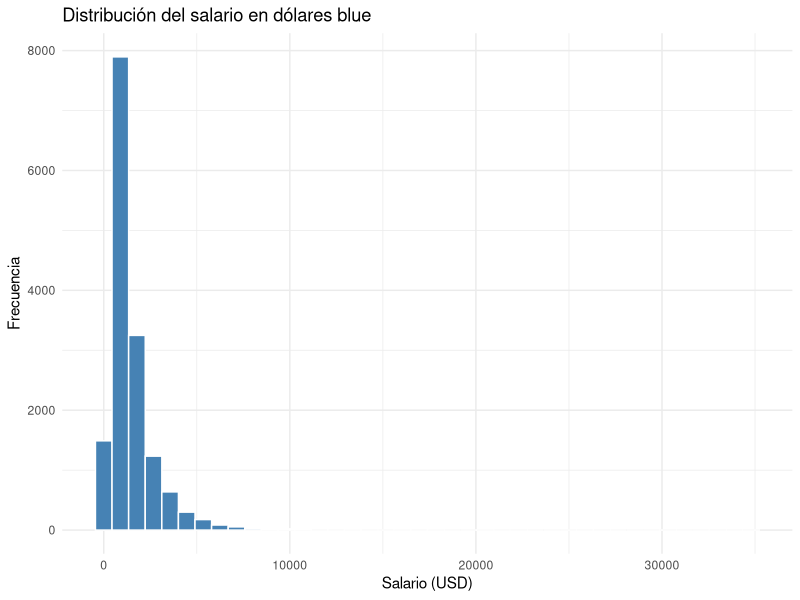
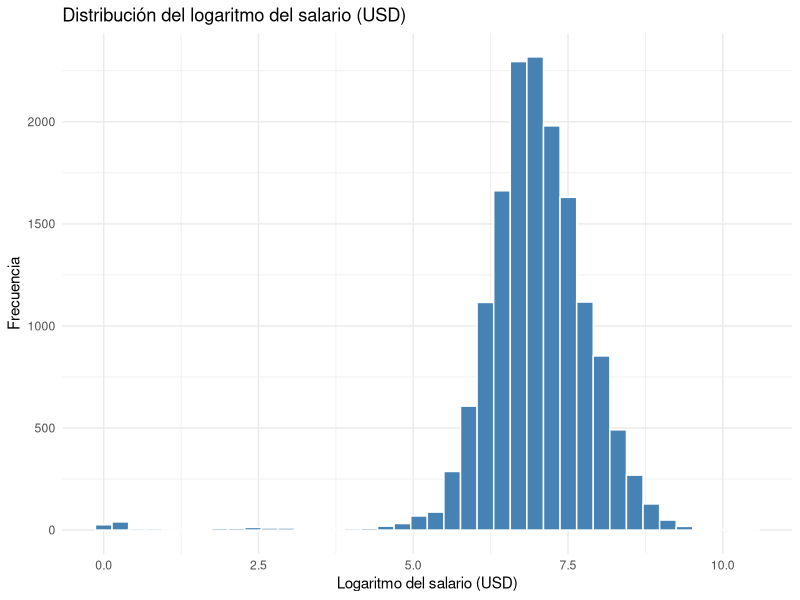
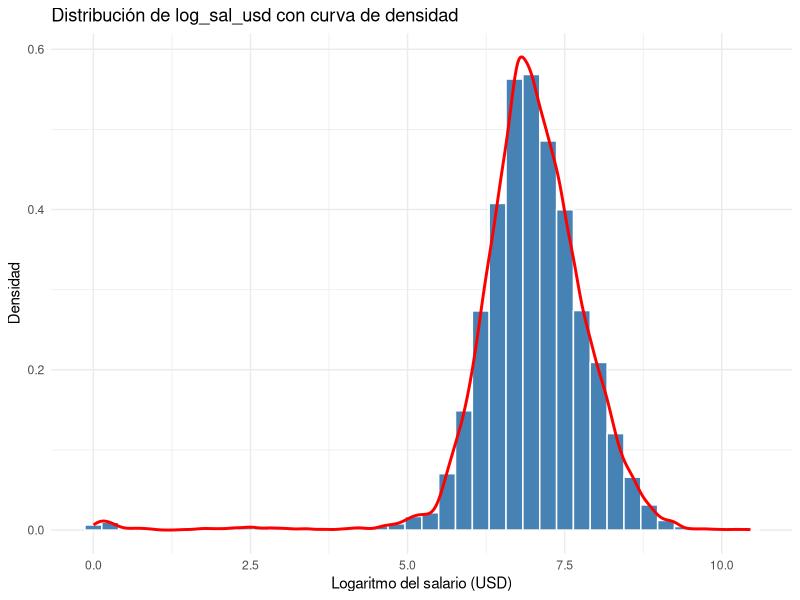
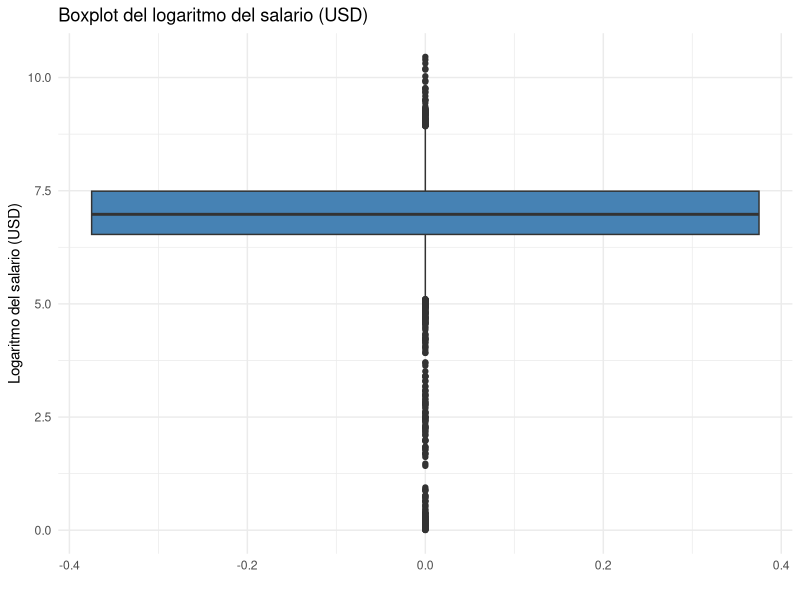
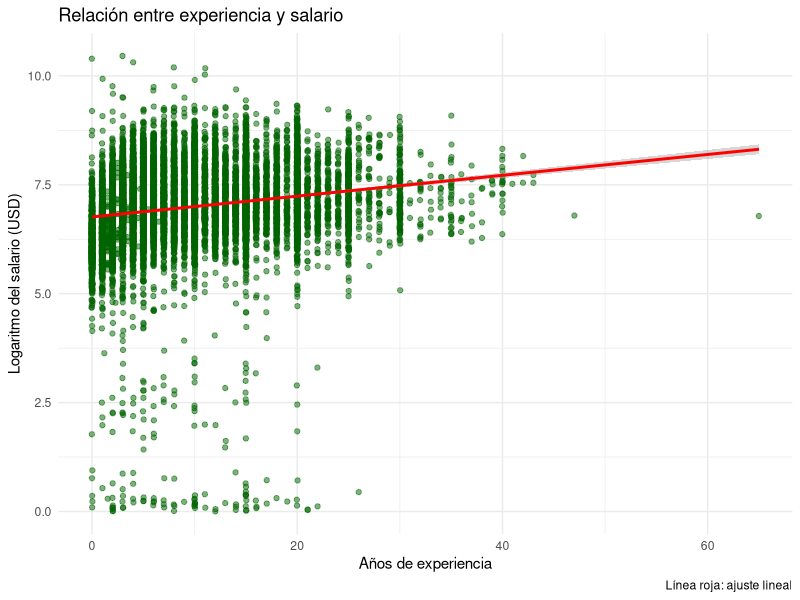
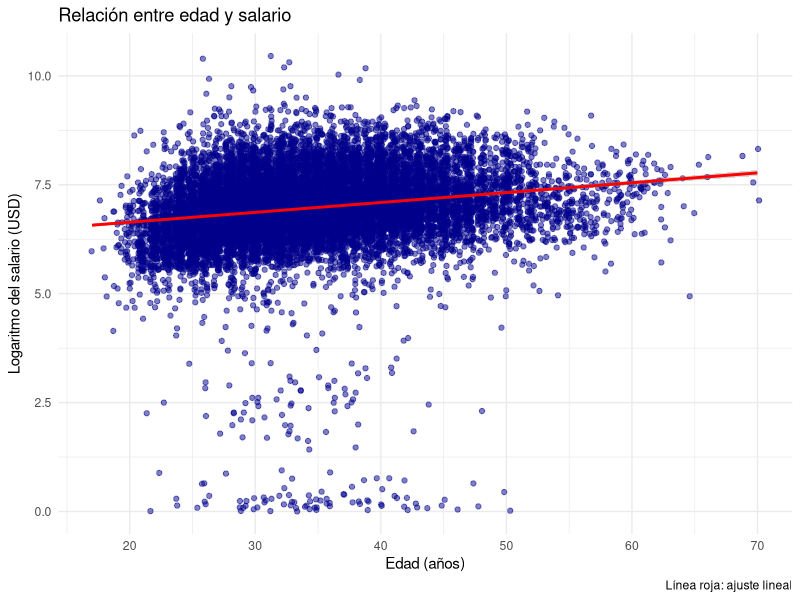
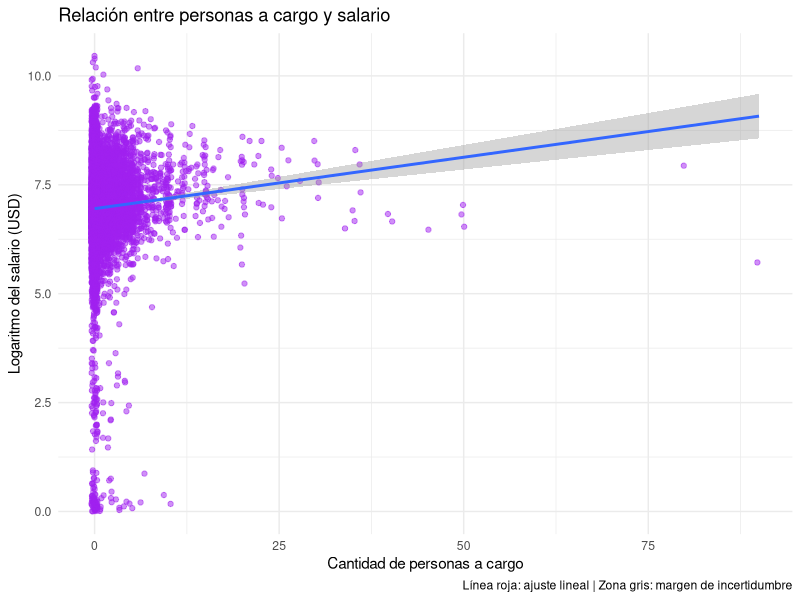
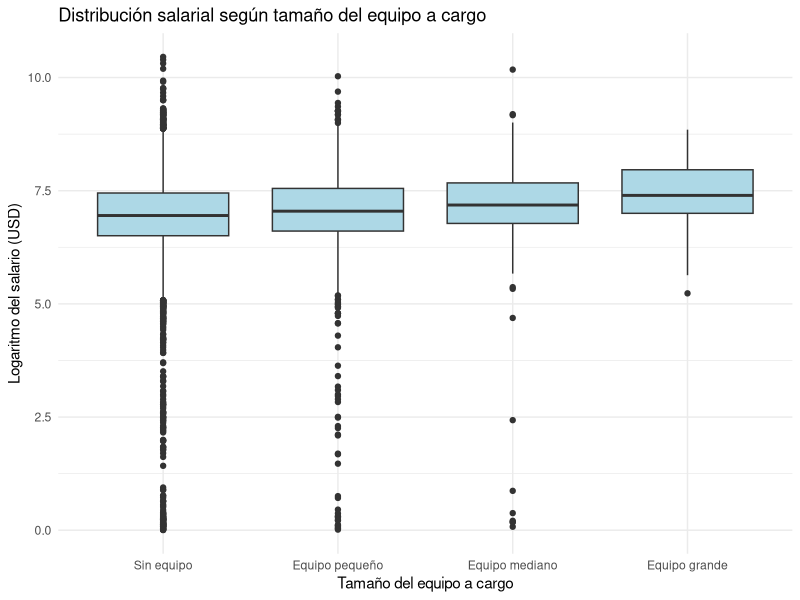

These charts were generated, in order, by the following R code:
# -----------------------------------------------------------------------------
# 03_EDA.R
# -----------------------------------------------------------------------------

library(tidyverse)

#INDICE

# 1. CARGA DEL DATASET 
# 2. ESTRUCTURA GENERAL 
# 3. CALIDAD DE DATOS 
# 4. DISTRIBUCIONES UNIVARIADAS 
# 5. DISTRIBUCIÓN DE LA VARIABLE OBJETIVO 
# 6. VARIABLES NUMÉRICAS 
# 7. VARIABLES CATEGÓRICAS 
# 8. VARIABLES POTENCIALMENTE CONFUNDIDORAS 
# 9. REGIÓN Y ROLES 
# 10. CONCLUSIONES DEL EDA

# -----------------------------------------------------------------------------
# 1. CARGA DEL DATASET LIMPIO
# -----------------------------------------------------------------------------

df <- read_csv(
  "data/processed/df_sysarmy.csv")

# -----------------------------------------------------------------------------
# 2. ESTRUCTURA GENERAL
# -----------------------------------------------------------------------------

glimpse(df) # 15.212
colnames(df)

# -----------------------------------------------------------------------------
# 3. CALIDAD DE DATOS
# -----------------------------------------------------------------------------


colSums(is.na(df))
sort(colSums(is.na(df)), decreasing = TRUE)



df %>%
  group_by(anio,semestre) %>%
  summarise(
    registros = n(),
    seniority_na = sum(is.na(seniority)),
    dolarizado_na = sum(is.na(sueldo_dolarizado)),
    modalidad_na = sum(is.na(modalidad)),
    uso_ia_na = sum(is.na(uso_ia))
  )


# CONCLUSION:
# Las variables PRINCIPALES utilizadas para el analisis no presentan
# valores faltantes.
#
# Seniority, sueldo_dolarizado y uso_ia representan aproximadamente
# un 67% de valores faltantes. Sin embargo, en el ultimo analisis que hicimos
# (por periodos) nos muestra que estos faltantes no son aleatorios.
#
# Las variables seniority, sueldo_dolarizado y uso_ia se encuentran
# disponibles a partir de la encuesta del periodo 2024.1,
# mientras que modalidad aparece a partir de 2022.2.
#
# Por lo tanto, los valores faltantes responden a cambios en el
# cuestionario de Sysarmy entre distintos períodos y no a errores
# de carga o falta de respuesta de los encuestados.



# -----------------------------------------------------------------------------
# 4. DISTRIBUCIONES UNIVARIADAS
# -----------------------------------------------------------------------------

### VARIABLES CATEGORICAS

# grupo_rol — "Data Platform / MLOps" representa el ~50% del dataset.
df %>%
  count(grupo_rol)%>%
  mutate(
    porcentaje = round(n/sum(n)*100,1)
  )

# Distribución de seniority — Nota: ~67% NA corresponden a períodos 2019-2023
df %>%
  count(seniority)%>%
  mutate(
    porcentaje = round(n/sum(n)*100,1)
  )

# genero_simple — Nota: ~82% Hombre, representación femenina baja (14%)
df %>%
  count(genero_simple)%>%
  mutate(
    porcentaje = round(n/sum(n)*100,1)
  )

# modalidad — Nota: ~46% NA (períodos pre-2022); entre los disponibles, 50% remoto
df %>%
  count(modalidad)%>%
  mutate(
    porcentaje = round(n/sum(n)*100,1)
  )

# gente_a_cargo_grupo — Nota: ~80% sin equipo a cargo
df %>%
  count(gente_a_cargo_grupo)%>%
  mutate(
    porcentaje = round(n/sum(n)*100,1)
  )


# VARIABLES NUMERICAS

# sal_bruto: distribucion asimetrica en pesos — no comparable entre periodos por inflacion
summary(df$sal_bruto)

# sal_usd_blue: salario deflactado por dolar blue — comparable entre 2019 y 2026
summary(df$sal_usd_blue)

# log_sal_usd: media y mediana mas cercanas — confirma uso de log como variable objetivo
summary(df$log_sal_usd)

# experiencia: mediana 6 anios, máximo 65 — posible outlier en el maximo
summary(df$experiencia)

# edad: rango 17-70, 5 NA — no afectan el analisis
summary(df$edad)

# gente_a_cargo: mediana 0, media 0.74 — 80% sin equipo, distribucion muy sesgada
summary(df$gente_a_cargo)



# -----------------------------------------------------------------------------
# 5. DISTRIBUCION DE LA VARIABLE OBJETIVO
# -----------------------------------------------------------------------------


# sal_usd_blue: distribucion asimetrica — se confirma necesidad de transformacion log
ggplot(df, aes(x = sal_usd_blue)) +
  geom_histogram(
    bins = 40,
    fill = "steelblue",
    color = "white"
  ) +
  labs(
    title = "Distribución del salario en dólares blue",
    x = "Salario (USD)",
    y = "Frecuencia"
  ) +
  theme_minimal()



# log_sal_usd: distribucion mas simetrica — confirma uso de log como variable objetivo
ggplot(df, aes(x = log_sal_usd)) +
  geom_histogram(
    bins = 40,
    fill = "steelblue",
    color = "white"
  ) +
  labs(
    title = "Distribución del logaritmo del salario (USD)",
    x = "Logaritmo del salario (USD)",
    y = "Frecuencia"
  ) +
  theme_minimal()



# Histograma con densidad — grafico principal de esta seccion
# Distribucion unimodal aproximadamente normal — confirma que log_sal_usd
# es una buena variable objetivo para el modelo de regresion lineal
# La cola izquierda corresponde a casos con salarios bajos que sobrevivieron el filtro
# Contraste con log_sal en pesos: ahi se observaba bimodalidad por la inflacion
ggplot(df, aes(x = log_sal_usd)) +
  geom_histogram(
    aes(y = after_stat(density)),
    bins = 40, fill = "steelblue", color = "white"
  ) +
  geom_density(color = "red", size = 1) +
  labs(
    title = "Distribución de log_sal_usd con curva de densidad",
    x = "Logaritmo del salario (USD)",
    y = "Densidad"
  ) +
  theme_minimal()



# Boxplot
ggplot(df, aes(y = log_sal_usd)) +
  geom_boxplot(fill = "steelblue") +
  labs(
    title = "Boxplot del logaritmo del salario (USD)",
    y = "Logaritmo del salario (USD)",
    x = ""
  ) +
  theme_minimal()


# -----------------------------------------------------------------------------
# 6. VARIABLES NUMERICAS
# -----------------------------------------------------------------------------


# Relacion entre Experiencia y salario
# Relacion positiva debil — experiencia sola no determina el salario
# Alta dispersion vertical
# La mayoria de observaciones se encuentran entre 0 y 20 anios de experiencia
ggplot(df, aes(x = experiencia, y = log_sal_usd)) +
  geom_jitter(alpha = 0.5, color = "darkgreen") +
  geom_smooth(method = "lm", color = "red") +
  labs(
    title = "Relación entre experiencia y salario",
    x = "Años de experiencia",
    y = "Logaritmo del salario (USD)",
    caption = "Línea roja: ajuste lineal"
  ) +
  theme_minimal()



# Relacion entre Edad y salario
# Tendencia positiva similar a experiencia pero con mayor dispersion
# Edad y experiencia probablemente correlacionadas — riesgo de multicolinealidad
# Se evaluara incluir solo una de las dos en el modelo final
ggplot(df, aes(x = edad, y = log_sal_usd)) +
  geom_jitter(alpha = 0.5, color = "darkblue") +
  geom_smooth(method = "lm", color = "red") +
  labs(
    title = "Relación entre edad y salario",
    x = "Edad (años)",
    y = "Logaritmo del salario (USD)",
    caption = "Línea roja: ajuste lineal"
  ) +
  theme_minimal()


# Relacion entre Personas a cargo y salario
# 80% de observaciones en x=0 — ajuste lineal poco confiable
# Zona gris del lm se abre hacia la derecha por escasez de datos en valores altos
# El boxplot por grupos probablemente sea mas informativo para esta variable
ggplot(df, aes(x = gente_a_cargo, y = log_sal_usd)) +
  geom_jitter(alpha = 0.5, color = "purple") +
  geom_smooth(method = "lm") +
  labs(
    title = "Relación entre personas a cargo y salario",
    x = "Cantidad de personas a cargo",
    y = "Logaritmo del salario (USD)",
    caption = "Línea roja: ajuste lineal | Zona gris: margen de incertidumbre"
  ) +
  theme_minimal()

# Relacion entre Grupo de personas a cargo y salario
# Mediana salarial aumenta progresivamente con el tamaño del equipo
# Cajas de tamaño similar — dispersion parecida entre los grupos
# Equipo grande tiene pocos casos
ggplot(df, aes(x = factor(gente_a_cargo_grupo,
                          levels = c("Sin equipo","Equipo pequeño",
                                     "Equipo mediano","Equipo grande")),
               y = log_sal_usd)) +
  geom_boxplot(fill = "lightblue") +
  labs(
    title = "Distribución salarial según tamaño del equipo a cargo",
    x = "Tamaño del equipo a cargo",
    y = "Logaritmo del salario (USD)"
  ) +
  theme_minimal()



# CONCLUSION SECCION 6:
# Las tres variables numericas muestran relacion positiva con el salario
# pero con alta dispersion — ninguna explica el salario de forma aislada.
# Edad y experiencia probablemente correlacionadas — evaluar multicolinealidad.




# -----------------------------------------------------------------------------
# 7. VARIABLES CATEGORICAS
# -----------------------------------------------------------------------------


# SENIORITY
# Variable con separación clara entre los tres niveles
# Medianas crecen progresivamente: Junior < Semi-Senior < Senior
# Senior tiene levemente la caja con mayor dispersión
ggplot(df %>% filter(!is.na(seniority)), 
       aes(x = seniority, y = log_sal_usd, fill = seniority)) +
  geom_boxplot() +
  labs(
    title = "Distribución salarial según seniority",
    x = "Seniority",
    y = "Logaritmo del salario (USD)",
    caption = "Solo períodos 2024-2026"
  ) +
  theme_minimal()


# MODALIDAD
# Presencial muestra mediana levemente inferior y menor dispersión
# Medianas similares entre Remoto e Hibrido
# Modalidad no pareciera ser un determinante relevante del salario
ggplot(df %>% filter(!is.na(modalidad)),
       aes(x = modalidad, y = log_sal_usd, fill = modalidad)) +
  geom_boxplot() +
  labs(
    title = "Distribución salarial según modalidad de trabajo",
    x = "Modalidad de trabajo",
    y = "Logaritmo del salario (USD)"
  ) +
  theme_minimal()


# DOLARIZACION
# Con salario deflactado la brecha se achica — quienes cobran en dolares
# ya estan capturados en la misma escala que el resto
ggplot(df %>% filter(!is.na(sueldo_dolarizado)),
       aes(x = factor(sueldo_dolarizado, 
                      labels = c("No dolarizado", "Dolarizado")),
           y = log_sal_usd,
           fill = factor(sueldo_dolarizado))) +
  geom_boxplot() +
  labs(
    title = "Distribución salarial según dolarización del sueldo",
    x = "Tipo de sueldo",
    y = "Logaritmo del salario (USD)",
    caption = "Solo períodos 2024-2026"
  ) +
  theme_minimal()

# Tabla de apoyo
df %>%
  filter(!is.na(sueldo_dolarizado)) %>%
  group_by(sueldo_dolarizado) %>%
  summarise(
    mediana_usd = median(sal_usd_blue, na.rm = TRUE),
    n = n()
  )


# RELACION ENTRE EXPERIENCIA Y SALARIO SEGUN DOLARIZACION
# Las lineas son casi paralelas y parten del mismo punto
# En USD la dolarizacion no genera ventaja salarial significativa
# Confirma que la brecha observada en pesos era un efecto de la inflacion
# no una diferencia real de poder adquisitivo
ggplot(df %>% filter(!is.na(sueldo_dolarizado)),
       aes(x = experiencia, 
           y = log_sal_usd,
           color = factor(sueldo_dolarizado, 
                          labels = c("No dolarizado", "Dolarizado")))) +
  geom_point(alpha = 0.4, size = 0.8) +
  geom_smooth(method = "lm", se = TRUE) +
  labs(
    title = "Relación entre experiencia y salario según dolarización",
    x = "Años de experiencia",
    y = "Logaritmo del salario (USD)",
    color = "Tipo de sueldo",
    caption = "Solo períodos 2024-2026"
  ) +
  theme_minimal()




# TAMANO DE LA EMPRESA
# Medianas similares entre todos los tamaños — sin tendencia clara ni consistente
# Leve variacion en tramos intermedios pero se estabiliza en empresas grandes
# Tamaño de empresa no parece ser un predictor relevante del salario

ggplot(df %>% filter(!is.na(tam_empresa)),
       aes(x = factor(tam_empresa, 
                      levels = c("1", "2-10", "11-50", "51-100", 
                                 "101-200", "201-500", "501-1000", 
                                 "1001-2000", "2001-5000", 
                                 "5001-10000", "+10000")), 
           y = log_sal_usd)) +
  geom_boxplot(fill = "steelblue") +
  labs(
    title = "Distribución salarial según tamaño de la organización",
    x = "Cantidad de personas en la organización",
    y = "Logaritmo del salario (USD)"
  ) +
  theme(
    legend.position = "none",
    axis.text.x = element_text(angle = 45, hjust = 1)
  ) +
  theme_minimal()



# CONCLUSION SECCION 7:
# Seniority es la variable categórica con mayor poder discriminante.
# Modalidad y tamaño de empresa no muestran diferencias salariales relevantes.
# Dolarización en pesos nominales mostraba brecha del 34%, pero al deflactar
# por dolar blue la diferencia prácticamente desaparece — era un efecto inflacionario.

# Tablas de apoyo
df %>%
  group_by(seniority) %>%
  summarise(
    mediana_usd = median(sal_usd_blue, na.rm = TRUE),
    cantidad = n()
  )

df %>%
  group_by(modalidad) %>%
  summarise(
    mediana_usd = median(sal_usd_blue, na.rm = TRUE),
    cantidad = n()
  )

df %>%
  group_by(sueldo_dolarizado) %>%
  summarise(
    mediana_usd = median(sal_usd_blue, na.rm = TRUE),
    cantidad = n()
  )

# -----------------------------------------------------------------------------
# 8. VARIABLES POTENCIALMENTE CONFUNDIDORAS
# -----------------------------------------------------------------------------



# GENERO
# Sin controlar por seniority — hombres muestran mediana levemente superior
# Podría sugerir una brecha salarial de género, pero es necesario controlar
# por otras variables antes de concluir
ggplot(df,
       aes(x = genero_simple, y = log_sal_usd, fill = genero_simple)) +
  geom_boxplot() +
  labs(
    title = "Distribución salarial según género",
    x = "Género",
    y = "Logaritmo del salario (USD)"
  ) +
  theme_minimal()


# Controlando por seniority — persiste una brecha salarial a favor de hombres
# especialmente visible en Semi-Senior y Senior
# El genero tiene un efecto independiente del seniority
# Esto sugiere incluir genero_simple en el modelo para cuantificar su efecto real
ggplot(df %>% filter(!is.na(seniority)),
       aes(x = genero_simple, y = log_sal_usd, fill = seniority)) +
  geom_boxplot() +
  labs(
    title = "Distribución salarial según género y seniority",
    x = "Género",
    y = "Logaritmo del salario (USD)",
    fill = "Seniority",
    caption = "Solo períodos 2024-2026"
  ) +
  theme_minimal()



# Hombres tienen mayor proporcion de Senior (~53%) vs mujeres (~35%)
# Mujeres tienen mayor proporcion de Junior y Semi-Senior
# La distribucion de seniority amplifica la brecha pero no la explica completamente
# — la diferencia persiste dentro de cada nivel de seniority
ggplot(df %>% filter(!is.na(seniority)),
       aes(x = genero_simple, fill = seniority)) +
  geom_bar(position = "fill") +
  labs(
    title = "Proporción de seniority según género",
    x = "Género",
    y = "Proporción",
    fill = "Seniority",
    caption = "Solo períodos 2024-2026"
  ) +
  theme_minimal()


# Tabla de Apoyo - Mediana de salario por grupo_rol
df %>%
  group_by(grupo_rol) %>%
  summarise(
    mediana_usd = median(sal_usd_blue, na.rm = TRUE),
    cantidad = n()
  ) %>%
  arrange(desc(mediana_usd))
  

# CONCLUSION SECCION 8:
# El genero muestra una brecha salarial a favor de hombres incluso controlando
# por seniority — especialmente en Semi-Senior y Senior.
# La distribucion de seniority amplifica la brecha: hombres ~53% Senior 
# vs mujeres ~35% Senior.
# El genero sera incluido en el modelo para cuantificar su efecto independiente.


# -----------------------------------------------------------------------------
# 9. REGIONES Y ROLES
# -----------------------------------------------------------------------------

# SALARIO SEGUN REGION
# Las tres regiones muestran medianas muy similares en USD
# CABA tiene una leve ventaja pero las diferencias son pequeñas
# El mercado IT argentino es relativamente homogéneo en términos geográficos
# Observaciones: CABA = 8.434, GBA = 2.578, Interior = 4.108
ggplot(df %>% filter(!is.na(region)),
       aes(x = region, y = log_sal_usd, fill = region)) +
  geom_boxplot() +
  labs(
    title = "Distribución salarial según región",
    x = "Región",
    y = "Logaritmo del salario (USD)"
  ) +
  theme_minimal()

df %>% count(region)



# SALARIO SEGUN GRUPO DE ROL
# Medianas muy similares entre todos los grupos en USD
# Governance / Security tiene leve ventaja — Analytics / Automation la mas baja
# Las diferencias entre grupos son menores de lo esperado
# El grupo de rol puede actuar como variable de control en el modelo
# pero no es un predictor fuerte del salario
ggplot(df,
       aes(x = grupo_rol, y = log_sal_usd, fill = grupo_rol)) +
  geom_boxplot() +
  labs(
    title = "Distribución salarial según grupo de rol",
    x = "Grupo de rol",
    y = "Logaritmo del salario (USD)"
  ) +
  theme(
    legend.position = "none",
    axis.text.x = element_text(angle = 15, hjust = 1)
  ) +
  theme_minimal()


# TOP 10 ROLES
# AI Engineer lidera con la mediana mas alta y menor dispersion
# BI Analyst / Data Analyst y Business Analyst en el extremo inferior
# Data Science / AI (celeste) concentra los roles mejor pagos
# Alta variabilidad dentro de cada rol — especialmente en Data Engineer 
# y SysAdmin / DevOps / SRE
# El puesto especifico tiene menor poder explicativo que seniority
top_roles <- df %>%
  count(trabajo_de, sort = TRUE) %>%
  slice_head(n = 9) %>%
  pull(trabajo_de)

ggplot(df %>% filter(trabajo_de %in% top_roles),
       aes(x = reorder(trabajo_de, log_sal_usd, median),
           y = log_sal_usd,
           fill = grupo_rol)) +
  geom_boxplot() +
  coord_flip() +
  labs(
    title = "Distribución salarial por rol",
    x = "Rol",
    y = "Logaritmo del salario (USD)",
    fill = "Grupo de rol"
  ) +
  theme_minimal()


# CONCLUSION SECCION 9:
# Las diferencias regionales son pequeñas en USD — mercado IT homogeneo geograficamente.
# CABA tiene una leve ventaja pero no es determinante.
# Entre grupos de rol las diferencias tambien son moderadas.
# AI Engineer lidera entre roles individuales, BI Analyst / Data Analyst 
# queda en el extremo inferior.
# Region y grupo de rol seran incluidos como variables de control en el modelo.



# -----------------------------------------------------------------------------
# 10. CONCLUSIONES DEL EDA
# -----------------------------------------------------------------------------

# VARIABLES CON MAYOR PODER EXPLICATIVO:
# - Seniority: separacion clara entre niveles, mayor señal del EDA
# - Experiencia: relacion positiva pero con alta dispersion
# - Grupo de rol: diferencias moderadas, AI Engineer lidera
# - Genero: persiste una brecha a favor de hombres incluso controlando por seniority

# VARIABLES CON MENOR PODER EXPLICATIVO:
# - Dolarizacion: en pesos nominales mostraba brecha del 34%, pero al deflactar
#   por dolar blue la diferencia practicamente desaparece
# - Modalidad: medianas similares entre remoto, hibrido y presencial
# - Tamaño de empresa: sin tendencia clara ni consistente
# - Region: mercado IT relativamente homogeneo geograficamente

# VARIABLE CONFUNDIDORA IDENTIFICADA:
# - Seniority confunde parcialmente la relacion genero-salario
# - Hombres tienen mayor proporcion de Senior (~53%) vs mujeres (~35%)
# - Sin embargo la brecha persiste dentro de cada nivel de seniority



# DECISION DE MODELADO:
# - Variable objetivo: log_sal_usd — salario deflactado por dolar blue

# PREGUNTAS para generar hipotesis.. 
#
# Que rol maximiza el salario en dolares en el sector IT argentino, controlando por experiencia, region y genero?
# Que rol y nivel de seniority  maximiza el salario en dolares en el sector IT argentino, controlando por experiencia, region y genero?
#
# Yendo por esas preguntas quizas un modelo podria ser:
# Modelo 1 log_sal_usd ~ experiencia + grupo_rol + genero_simple + region + gente_a_cargo ??
# Modelo 2 —  agregar seniority + sueldo_dolarizado  ??
#
